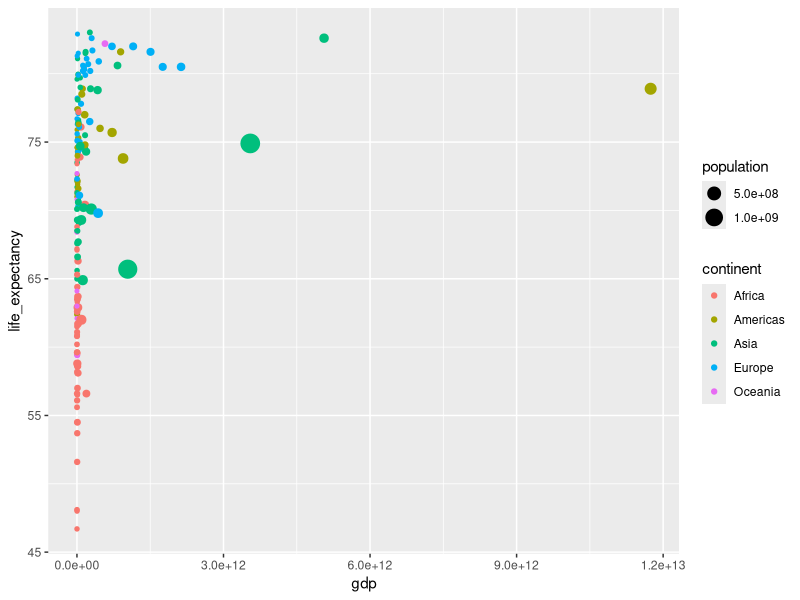
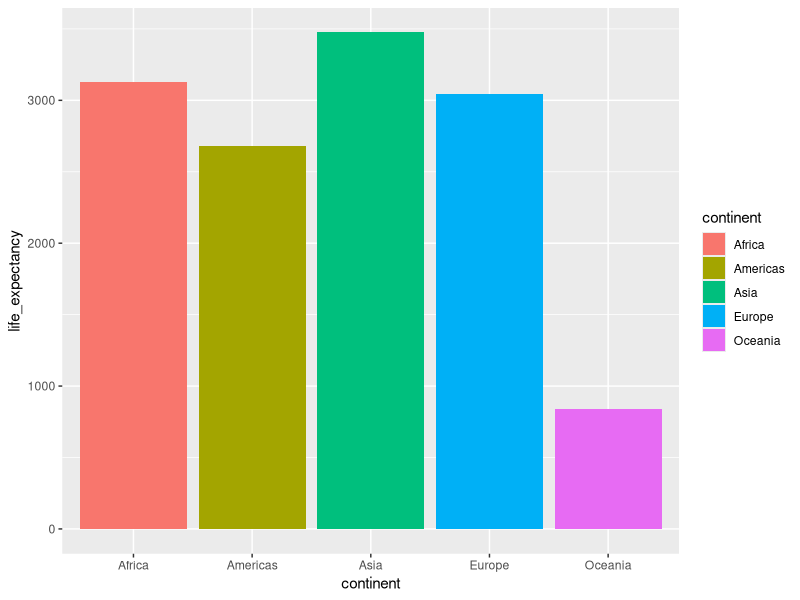

Generate these figures, in order, with R:
## ---- chunk 1
knitr::opts_chunk$set(echo = TRUE)
## ---- chunk 2
library(dslabs)
library(tidyverse)
## ---- chunk 3
gap2011 <- gapminder %>% 
  as_tibble() %>% 
  filter(year == 2011)
## ---- chunk 4
ggplot(data = gap2011) +
  geom_point(mapping = aes(x = gdp, y = life_expectancy, color = continent, size = population))
## ---- chunk 5
ggplot(data = gap2011) +
  geom_col(aes(x = continent, y = life_expectancy, fill = continent))
